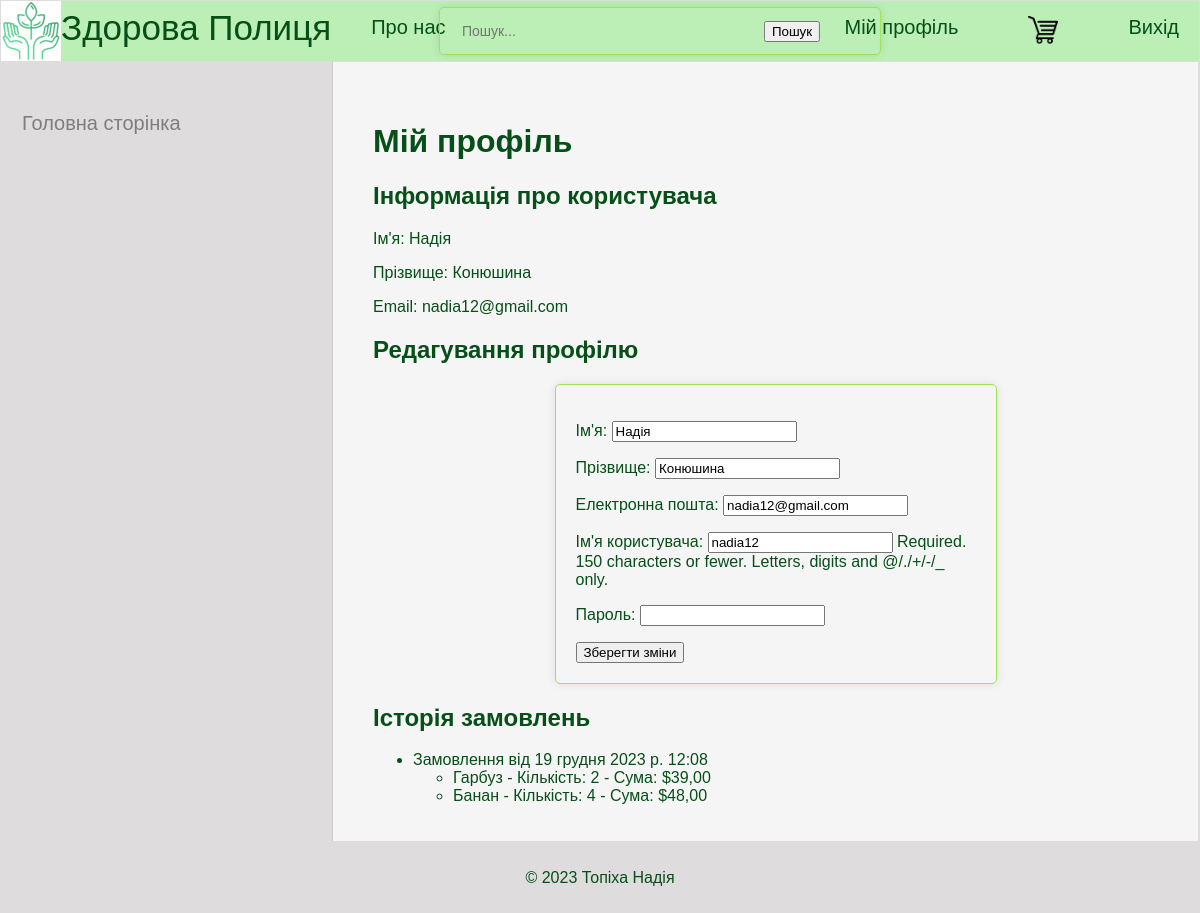
The app's page /profile/ (signed in) with its own data.
### myapp1/models.py (models this page shows, shortened)
class CustomUser(AbstractUser):
    first_name = models.CharField(max_length=30)
    last_name = models.CharField(max_length=30)
    email = models.EmailField(unique=True)
    groups = models.ManyToManyField(Group, blank=True, related_name='custom_users_groups')
    user_permissions = models.ManyToManyField(
        Permission,
        blank=True,
        related_name='custom_users_permissions',
    )

class Order(models.Model):
    user = models.ForeignKey(get_user_model(), on_delete=models.CASCADE)
    products = models.ManyToManyField(Product, through='OrderItem')
    created_at = models.DateTimeField(auto_now_add=True)

class OrderItem(models.Model):
    order = models.ForeignKey(Order, on_delete=models.CASCADE)
    product = models.ForeignKey(Product, on_delete=models.CASCADE)
    quantity = models.PositiveIntegerField(default=1)
    total_price = models.DecimalField(max_digits=10, decimal_places=2)

class Product(models.Model):
    name = models.CharField(max_length=255)
    description = models.TextField()
    price = models.DecimalField(max_digits=10, decimal_places=2)
    currency = models.CharField(max_length=10, default='UAH')
    image = models.ImageField(upload_to='product_images/')
    category = models.ForeignKey(Category, on_delete=models.CASCADE, null=True, blank=True)

### myapp1/views.py (the view, shortened to what this page needs)
# urls.py: path('profile/', ProfileView.as_view(), name='profile'),
class ProfileView(LoginRequiredMixin, View):
    template_name = 'profile.html'
    def get(self, request):
        user_info = {
            'first_name': request.user.first_name,
            'last_name': request.user.last_name,
            'email': request.user.email,
        }
        form = CustomUserChangeForm(instance=request.user)
        orders = Order.objects.filter(user=request.user)
        return render(request, self.template_name, {'user_info': user_info, 'form': form, 'orders': orders})

### myapp1/forms.py
class CustomUserChangeForm(UserChangeForm):
    password = forms.CharField(widget=forms.PasswordInput(), required=False)
    class Meta:
        model = CustomUser
        fields = ('first_name', 'last_name', 'email', 'username', 'password')
    def __init__(self, *args, **kwargs):
        super().__init__(*args, **kwargs)
        self.fields['first_name'].label = "Ім'я"
        self.fields['last_name'].label = "Прізвище"
        self.fields['username'].label = "Ім'я користувача"
        self.fields['email'].label = "Електронна пошта"
        self.fields['password'].label = "Пароль"

### templates/profile.html (shortened to what this page needs)
{% extends 'base.html' %}
{% block content %}
  <h1>Мій профіль</h1>
  <h2>Інформація про користувача</h2>
  <p>Ім'я: {{ user_info.first_name }}</p>
  <p>Прізвище: {{ user_info.last_name }}</p>
  <p>Email: {{ user_info.email }}</p>
  <h2>Редагування профілю</h2>
  <form method="post" action="{% url 'profile' %}">
    {{ form.as_p }}
    <button type="submit">Зберегти зміни</button>
  </form>
  <h2>Історія замовлень</h2>
  {% if orders %}
  <ul>
    {% for order in orders %}
      <li>
        Замовлення від {{ order.created_at }}
        <ul>
          {% for item in order.orderitem_set.all %}
            <li>
              {{ item.product.name }} - Кількість: {{ item.quantity }} - Сума: ${{ item.total_price }}
            </li>
          {% endfor %}
        </ul>
      </li>
    {% endfor %}
  </ul>
  {% else %}
  <p>Немає історії замовлень.</p>
  {% endif %}
{% endblock %}

### myapp1/static/css/styles.css (style rules this page uses)
html, body { font-family: 'Arial'; margin: 0; padding: 0; height: 100%; width: 100%; color: #064f18; min-height: 100vh; flex-direction: column; }
form { max-width: 400px; margin: 0 auto; width: 100%; padding: 20px; border: 1px solid rgb(158, 227, 84); border-radius: 5px; box-shadow: 0 0 10px rgba(0, 0, 0, 0.1); }

### records on screen
CustomUser: first_name "Надія", last_name "Конюшина", email "nadia12@gmail.com", username "nadia12"
Order: created_at "19 грудня 2023 р. 12:08"
OrderItem: product.name "Гарбуз", quantity "2", total_price "39,00"
OrderItem: product.name "Банан", quantity "4", total_price "48,00"
